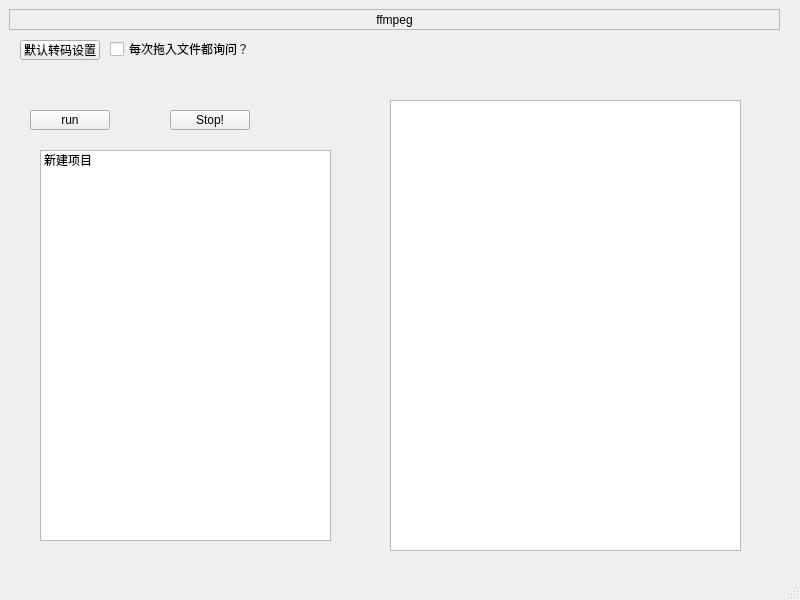
<?xml version="1.0" encoding="UTF-8"?>
<ui version="4.0">
 <class>MainWindow</class>
 <widget class="QMainWindow" name="MainWindow">
  <property name="enabled">
   <bool>true</bool>
  </property>
  <property name="geometry">
   <rect>
    <x>0</x>
    <y>0</y>
    <width>800</width>
    <height>600</height>
   </rect>
  </property>
  <property name="minimumSize">
   <size>
    <width>800</width>
    <height>600</height>
   </size>
  </property>
  <property name="maximumSize">
   <size>
    <width>800</width>
    <height>600</height>
   </size>
  </property>
  <property name="baseSize">
   <size>
    <width>800</width>
    <height>600</height>
   </size>
  </property>
  <property name="acceptDrops">
   <bool>true</bool>
  </property>
  <property name="windowTitle">
   <string>tscUI A Easy Gui for ffmpeg</string>
  </property>
  <property name="windowIcon">
   <iconset resource="../res/assets.qrc">
    <normaloff>:/res/assets/amamiya.ico</normaloff>:/res/assets/amamiya.ico</iconset>
  </property>
  <property name="iconSize">
   <size>
    <width>128</width>
    <height>128</height>
   </size>
  </property>
  <widget class="QWidget" name="centralwidget">
   <widget class="QLabel" name="titile">
    <property name="geometry">
     <rect>
      <x>9</x>
      <y>9</y>
      <width>771</width>
      <height>21</height>
     </rect>
    </property>
    <property name="acceptDrops">
     <bool>true</bool>
    </property>
    <property name="layoutDirection">
     <enum>Qt::LeftToRight</enum>
    </property>
    <property name="autoFillBackground">
     <bool>true</bool>
    </property>
    <property name="frameShape">
     <enum>QFrame::StyledPanel</enum>
    </property>
    <property name="lineWidth">
     <number>2</number>
    </property>
    <property name="midLineWidth">
     <number>2</number>
    </property>
    <property name="text">
     <string>ffmpeg</string>
    </property>
    <property name="scaledContents">
     <bool>false</bool>
    </property>
    <property name="alignment">
     <set>Qt::AlignCenter</set>
    </property>
   </widget>
   <widget class="QPushButton" name="run">
    <property name="geometry">
     <rect>
      <x>30</x>
      <y>110</y>
      <width>80</width>
      <height>20</height>
     </rect>
    </property>
    <property name="acceptDrops">
     <bool>true</bool>
    </property>
    <property name="text">
     <string>run</string>
    </property>
   </widget>
   <widget class="QPushButton" name="stop">
    <property name="geometry">
     <rect>
      <x>170</x>
      <y>110</y>
      <width>80</width>
      <height>20</height>
     </rect>
    </property>
    <property name="acceptDrops">
     <bool>true</bool>
    </property>
    <property name="text">
     <string>Stop!</string>
    </property>
   </widget>
   <widget class="QPlainTextEdit" name="debugOutputBox">
    <property name="geometry">
     <rect>
      <x>390</x>
      <y>100</y>
      <width>351</width>
      <height>451</height>
     </rect>
    </property>
    <property name="cursor" stdset="0">
     <cursorShape>IBeamCursor</cursorShape>
    </property>
    <property name="acceptDrops">
     <bool>true</bool>
    </property>
    <property name="readOnly">
     <bool>true</bool>
    </property>
   </widget>
   <widget class="QListWidget" name="listWidget">
    <property name="geometry">
     <rect>
      <x>40</x>
      <y>150</y>
      <width>291</width>
      <height>391</height>
     </rect>
    </property>
    <property name="acceptDrops">
     <bool>true</bool>
    </property>
    <property name="layoutDirection">
     <enum>Qt::LeftToRight</enum>
    </property>
    <property name="autoFillBackground">
     <bool>true</bool>
    </property>
    <item>
     <property name="text">
      <string>新建项目</string>
     </property>
    </item>
   </widget>
   <widget class="QPushButton" name="pushButton">
    <property name="geometry">
     <rect>
      <x>20</x>
      <y>40</y>
      <width>80</width>
      <height>20</height>
     </rect>
    </property>
    <property name="acceptDrops">
     <bool>true</bool>
    </property>
    <property name="text">
     <string>默认转码设置</string>
    </property>
   </widget>
   <widget class="QCheckBox" name="checkBox">
    <property name="geometry">
     <rect>
      <x>110</x>
      <y>40</y>
      <width>151</width>
      <height>18</height>
     </rect>
    </property>
    <property name="acceptDrops">
     <bool>true</bool>
    </property>
    <property name="text">
     <string>每次拖入文件都询问？</string>
    </property>
   </widget>
  </widget>
  <widget class="QMenuBar" name="menubar">
   <property name="geometry">
    <rect>
     <x>0</x>
     <y>0</y>
     <width>800</width>
     <height>21</height>
    </rect>
   </property>
  </widget>
  <widget class="QStatusBar" name="statusbar"/>
 </widget>
 <resources>
  <include location="../res/assets.qrc"/>
 </resources>
 <connections/>
</ui>
